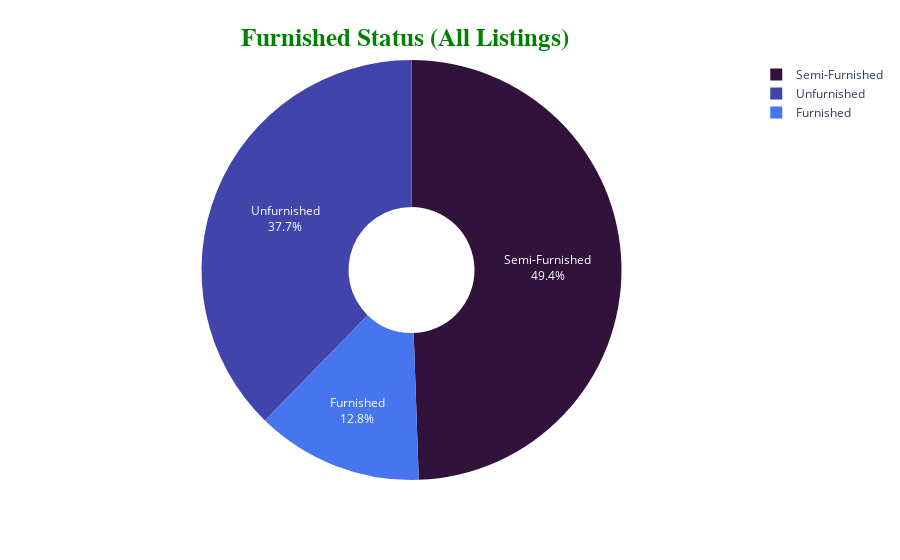

Notebook code cell kept with this figure:
### Code cell
furnished = df['furnish_status'].value_counts()
furnished = dict(furnished)

fig = px.pie(values=list(furnished.values()), names=list(furnished.keys()), hole=0.3,
            color_discrete_sequence=px.colors.sequential.Turbo)
fig.update_traces(textposition='inside', textinfo='percent+label')

fig.update_layout(title_text="<b>Furnished Status (All Listings)</b>",
                 title_font_size=25,
                 title_font_color='green',
                 title_font_family='Titillium Web',
                 title_x=0.45,
                 title_y=0.95,
                 title_xanchor='center',
                 title_yanchor='top'
                 )

### Figure 1 — Plotly figure (JSON) as saved in the notebook; plotly's stock layout.template omitted (floating-point values rounded to 4 significant figures)
{"data": [{"domain": {"x": [0, 1], "y": [0, 1]}, "hole": 0.3, "hovertemplate": "label=%{label}<br>value=%{value}<extra></extra>", "labels": ["Semi-Furnished", "Unfurnished", "Furnished"], "legendgroup": "", "name": "", "showlegend": true, "textinfo": "percent+label", "textposition": "inside", "type": "pie", "values": [4891, 3730, 1270]}], "layout": {"legend": {"tracegroupgap": 0}, "margin": {"t": 60}, "piecolorway": ["#30123b", "#4145ab", "#4675ed", "#39a2fc", "#1bcfd4", "#24eca6", "#61fc6c", "#a4fc3b", "#d1e834", "#f3c63a", "#fe9b2d", "#f36315", "#d93806", "#b11901", "#7a0402"], "title": {"font": {"color": "green", "family": "Titillium Web", "size": 25}, "text": "<b>Furnished Status (All Listings)</b>", "x": 0.45, "xanchor": "center", "y": 0.95, "yanchor": "top"}}}
